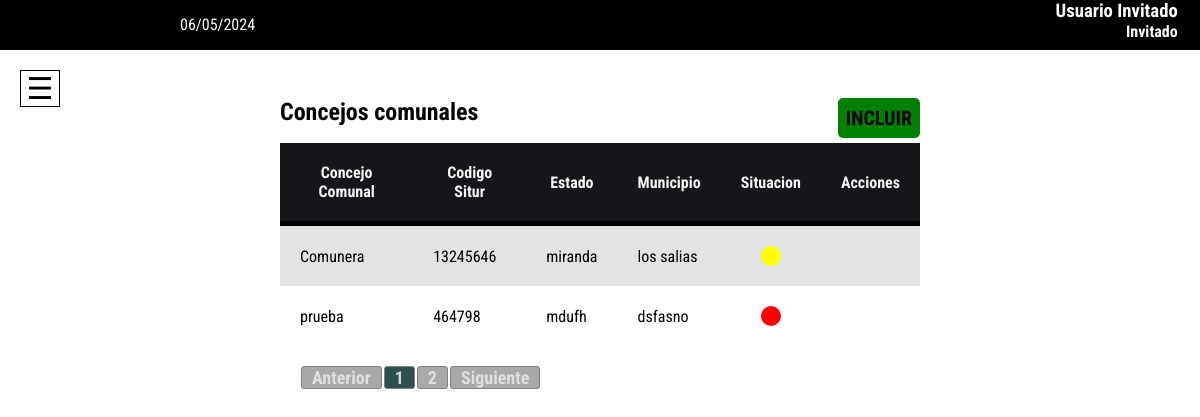
/ConcejoC.php?pagina=1 (signed in), run on the app's committed database.
### tables this page shows
CREATE TABLE `usuarios` (
  `id` int(10) NOT NULL,
  `Nombre` varchar(50) NOT NULL,
  `Usuario` varchar(20) NOT NULL,
  `pass` varchar(50) NOT NULL,
  `telefono` varchar(15) NOT NULL,
  `correo` varchar(50) NOT NULL,
  `tipo` varchar(15) NOT NULL
);

CREATE TABLE `ccomunal` (
  `id_cc` int(10) NOT NULL,
  `nombre_cc` varchar(30) NOT NULL,
  `situr` varchar(70) NOT NULL,
  `situr_nuevo` varchar(70) NOT NULL,
  `estado` varchar(20) NOT NULL,
  `municipio` varchar(20) NOT NULL,
  `parroquia` varchar(30) NOT NULL,
  `tipo_cc` varchar(10) NOT NULL,
  `comuna` varchar(30) NOT NULL,
  `situacion` varchar(10) NOT NULL,
  `habitantes` int(10) NOT NULL,
  `prop_elecciones` date NOT NULL,
  `vencimiento` date NOT NULL,
  `cuaderno` int(10) NOT NULL,
  `participantes` int(10) NOT NULL,
  `acta` varchar(100) NOT NULL,
  `Mmayores` int(10) NOT NULL,
  `Mmenores` int(10) NOT NULL,
  `Hmayores` int(10) NOT NULL,
  `Hmenores` int(10) NOT NULL,
  `Latitud` varchar(40) NOT NULL,
  `Longitud` varchar(40) NOT NULL
);

### ConcejoC.php (the view, shortened to what this page needs)
<?php
$conexion = conectar();
$idSesion = $_SESSION['idUser'];
$usuarioInfo = "SELECT Nombre, Usuario, tipo FROM usuarios WHERE id = '$idSesion'";
$respuestaInfo = mysqli_query($conexion, $usuarioInfo);
$info = mysqli_fetch_assoc($respuestaInfo);
$nombreUser = $info['Nombre'];
$UserName = $info['Usuario'];
$fechaActual = date("d/m/Y");
$registros_por_pagina = 2;
$sqlTotalCC = "SELECT * FROM ccomunal";
$respuestaTotal = mysqli_query($conexion, $sqlTotalCC);
$registrosTotal = $respuestaTotal->num_rows;
$paginas = ceil($registrosTotal/$registros_por_pagina);
$Iniciar_desde = ($_GET['pagina']-1)*$registros_por_pagina;
?>
<!DOCTYPE html>
<html lang="es">
<head>
	<link rel="stylesheet" type="text/css" href="css/estiloMenu.css">
</head>
<body>
	<header>
		<div class="fecha">
			<p> <?php echo $fechaActual ?> </p>
		</div>
		<div class="information">
			<h3> <?php echo $nombreUser ?> </h3>
			<h4> <?php echo $UserName ?> </h4>
		</div>
	</header>
	<div id="sidebar" >
		<div class="toggle-btn">
			<span>&#9776;</span>
		</div>
	</div>
	<div class="contenedor">
	</div>
	<div class="tablaCon" id="TablaCC">
		<div class="cabecera">
			<h2 class="tituloUsers"> Concejos comunales </h2>
			<button class="btn-incluir" id="botonTablaCC"> Incluir </button>
		</div>
		<table>
			<thead>
				<th> Concejo Comunal </th>
				<th> Codigo Situr </th>
				<th> Estado </th>
				<th> Municipio </th>
				<th> Situacion </th>
				<th> Acciones </th>
			</thead>
			<tbody>
				<tr>
					<?php
						$sqlCcomunal = "SELECT * FROM ccomunal LIMIT  $Iniciar_desde, $registros_por_pagina";
						$sqlRespuesta = mysqli_query($conexion, $sqlCcomunal);
						while($traerCC = mysqli_fetch_assoc($sqlRespuesta)){
						$idCC = $traerCC['id_cc'];
						$FechaVence = $traerCC['vencimiento'];
						$FechaElecciones = $traerCC['prop_elecciones'];
						$PorVencer = date("Y-m-d", strtotime($FechaVence. "- 3 month"));
						$FechaHoy = date("Y-m-d");
					?>
					<td> <a class="enlace" href="DatosConcejo.php?id=<?php echo $idCC; ?>"> <?php echo $traerCC['nombre_cc']; ?> </a> </td>
					<td> <?php echo $traerCC['situr']; ?> </td>
					<td> <?php echo $traerCC['estado']; ?> </td>
					<td> <?php echo $traerCC['municipio']; ?> </td>
					<?php
						if($FechaHoy >= $FechaElecciones && $FechaHoy < $FechaVence){
							if($FechaHoy > $PorVencer && $FechaHoy < $FechaVence){
								echo '<td><abbr title="El concejo comunal esta por vencer"><div class="porVencer"></div></abbr></td>';
							}else{
								echo '<td><abbr title="El concejo comunal esta vigente"><div class="vigente"></div></abbr></td>';
							}
						}else{
							echo '<td><abbr title="El concejo comunal esta vencido"><div class="vencido"></div></abbr></td>';
						}
					?>
					<?php
						if($info['tipo'] == 1){
							echo"
							<td > <a style='display:none;' class='acciones' href='editar/editarCC.php?id=$idCC'> Editar </a>
							<button style='display:none;' onclick='Eliminar()' class='acciones' > Eliminar </button> </td>";
						}else if ($info['tipo'] == 2) {
							echo"
							<td > <a  class='acciones' href='editar/editarCC.php?id=$idCC'> Editar </a>
							<button style='display:none;' onclick='Eliminar()' class='acciones' > Eliminar </button> </td>";
						}else{
							echo"
							<td> <a class='acciones' href='editar/editarCC.php?id=$idCC'> Editar </a>
							<button onclick='Eliminar()' class='acciones' > Eliminar </button> </td>";
						}
					?>
				</tr>
			</tbody>
					<?php
						}
					?>
		</table>
		<ul class="paginador">
			<li id="<?php echo $_GET['pagina']==1 ? 'disable' : '' ?>">
				<a href="ConcejoC.php?pagina=<?php echo ($_GET['pagina'])-1 ?>"> Anterior </a> </li>
			<?php for($i=0; $i<$paginas; $i++){ ?>
				<li id="<?php echo $_GET['pagina']==$i+1 ? 'active' : '' ?>">
					<a href="ConcejoC.php?pagina=<?php echo $i+1 ?>"> <?php echo $i+1 ?> </a></li>
			<?php } ?>
			<li id="<?php echo $_GET['pagina']>=$paginas ? 'disable' : '' ?>">
				<a href="ConcejoC.php?pagina=<?php echo ($_GET['pagina'])+1 ?>"> Siguiente </a> </li>
		</ul>
	</div>
</body>
</html>

### css/estiloMenu.css (style rules this page uses)
* { margin: 0; padding: 0; font-family: 'Roboto Condensed', sans-serif; box-sizing: border-box; }
header { position: fixed; padding: 0; margin: 0; width: 100%; height: 50px; background-color: black; color: white; text-align: right; display: flex; }
header .information { display: inline-block; margin-left: 20%; width: 40%; justify-content: right; }
header .information h3 { max-width: 100%; margin-right: 5%; }
header .information h4 { max-width: 100%; margin-right: 5%; }
header .fecha { color: white; display: block; margin-left: 15%; text-align: left; width: 30%; padding-top: 15px; }
body { background-color:#rgba(190, 190, 190, .9); }
#sidebar { position: fixed; width: 200px; height: 100%; background: #151719; left: -200px; transition: all 200ms linear; }
#sidebar .toggle-btn { position: absolute; left: 220px; top:70px; cursor: pointer; }
#sidebar .toggle-btn span { display: block; width: 40px; text-align: center; font-size: 30px; border: 1px solid black; }
a { text-decoration: none; color: rgba(230, 230, 230, .9); }
.contenedor { max-width: 900px; margin-left: auto; margin-right: auto; padding: 1.5em; }
table { border-collapse: collapse; }
th, td { padding: 20px }
thead { border-bottom: 5px solid black; background-color: #171519; color: whitesmoke; }
tbody:nth-child(even) { background-color: rgba(220, 220, 220, .8); }
.cabecera { display: flex; width: 100%; justify-content: space-between; }
.tablaCon { display: block; margin: 0 auto; margin-top: 50px; width: 640px; }
.enlace { color: black; }
.btn-incluir { display: block; margin-bottom: 5px; color: black; font-weight: bold; font-size: 20px; cursor: pointer; background-color: green; border: 0; text-transform: uppercase; padding:.4em; border-radius: 5px; }
.vigente { width: 20px; height: 20px; border-radius: 50%; background: yellow; margin: auto; cursor:help; }
.vencido { width: 20px; height: 20px; border-radius: 50%; background: red; margin: auto; cursor:help; }
.paginador { display: inline-flex; margin: 20px 20px; color: black; list-style-type: none; }
.paginador li { margin: 0 1px; border: 1px solid grey; background: darkgrey; border-radius: 3px; }
.paginador li a { padding: 10px; font-size: 18px; font-weight: bold; }
#active { background: darkslategray; pointer-events: none; }
#disable { pointer-events: none; color: darkgrey; }

### data on the page
usuarios: Nombre "Usuario Invitado", Usuario "Invitado"
ccomunal: nombre_cc "Comunera", situr "13245646", estado "miranda", municipio "los salias"
ccomunal: nombre_cc "prueba", situr "464798", estado "mdufh", municipio "dsfasno"
